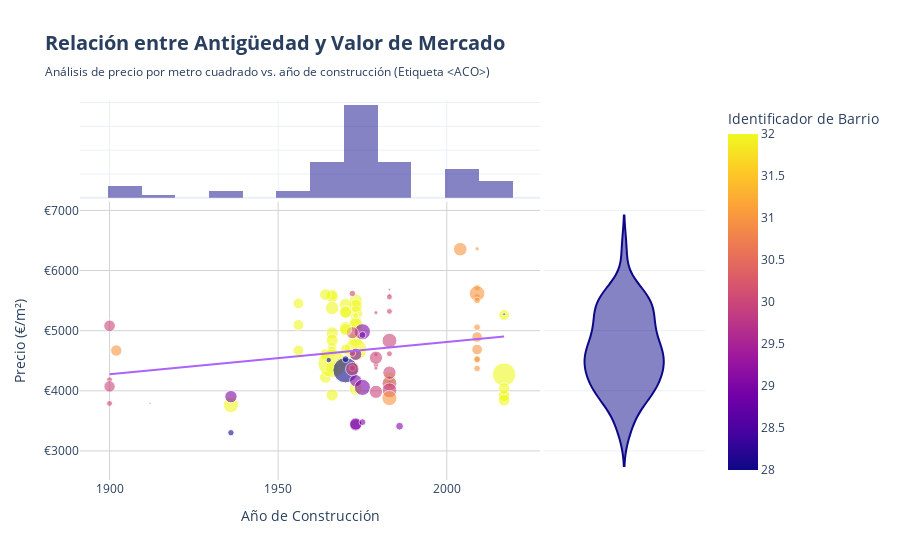

This figure's notebook cell:
### Code cell
# Precio vs Año construcción
import plotly.express as px
import pandas as pd

# 1. Preparación de datos y filtrado de nulos
cols_interes = ['ano_construccion', 'precio_m2']
df_plot = df_matched.dropna(subset=cols_interes).copy()

if not df_plot.empty:
    # 2. Creación del gráfico con mejores prácticas
    fig = px.scatter(
        df_plot,
        x='ano_construccion',
        y='precio_m2',
        color='barrio_id' if 'barrio_id' in df_plot.columns else None,
        size='superficie_m2' if 'superficie_m2' in df_plot.columns else None,
        opacity=0.6,
        trendline="ols",  # Añade línea de tendencia lineal
        marginal_x="histogram",  # Distribución de años de construcción
        marginal_y="violin",     # Distribución de precios
        template='plotly_white', # Fondo limpio para mejor legibilidad
        title='<b>Relación entre Antigüedad y Valor de Mercado</b><br><span style="font-size: 12px;">Análisis de precio por metro cuadrado vs. año de construcción (Etiqueta <ACO>)</span>',
        labels={
            'ano_construccion': 'Año de Construcción',
            'precio_m2': 'Precio (€/m²)',
            'barrio_id': 'Identificador de Barrio',
            'superficie_m2': 'Superficie (m²)'
        },
        hover_data=['superficie_m2'] # Datos extra al pasar el ratón
    )

    # 3. Ajustes finos de formato
    fig.update_layout(
        title_font_size=20,
        legend_title_text='Barrios',
        xaxis=dict(gridcolor='lightgrey'),
        yaxis=dict(gridcolor='lightgrey', tickprefix="€")
    )
    
    fig.show()
    
    # 4. Cálculo de correlación de Pearson (r)
    corr_ano = df_plot['precio_m2'].corr(df_plot['ano_construccion'])
    
    print("-" * 50)
    print(f"ANÁLISIS ESTADÍSTICO:")
    print(f"Correlación de Pearson (r): {corr_ano:.3f}")
    if abs(corr_ano) < 0.3:
        print("Interpretación: Existe una correlación débil entre la edad y el precio.")
    else:
        print("Interpretación: Existe una correlación significativa entre la edad y el precio.")
    print("-" * 50)
